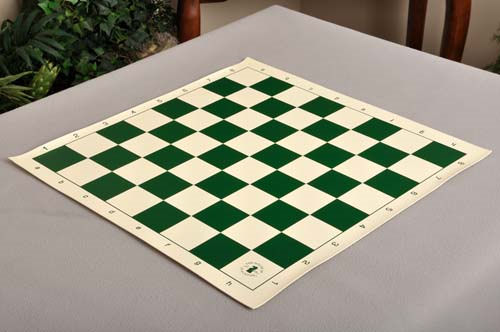
//> input picture trunk/src/Tests/CameraCalibration/cheesboard.jpg, 500 x 332 px, given in place of test01_reg.wmv, which was not available
$ ./test   (built with g++ and OpenCV 4)
//> lines starting //> are read from the running program, lines starting //| are printed output that depends on the picture; pictures that were not available may be replaced by others from this repository, and a replacement may not be noted
// [24 lines of licence text are left out]

#include <cv.h>
#include <highgui.h>
#include <iostream>


using namespace cv;

int main(int, char**)
{
    VideoCapture cap("/home/agustin/facu/tesis/VideosMuestra/test01_reg.wmv"); // open the default camera
    //VideoCapture cap(0);
	if(!cap.isOpened()){
    	// check if we succeeded
    	std::cout << "There are no cammera\n";
    	return -1;
    }

	std::cout << "SetWidth: " << cap.set(CV_CAP_PROP_FRAME_WIDTH, 1280) << std::endl;
	std::cout << "SetHeight " << cap.set(CV_CAP_PROP_FRAME_HEIGHT, 720) << std::endl;
	double h = cap.get(CV_CAP_PROP_FRAME_HEIGHT);
	std::cout << "Height: " << h << std::endl;
	h = cap.get(CV_CAP_PROP_FRAME_WIDTH);
	std::cout << "Width: " << h << std::endl;


    Mat edges;
    double duration = 0;
    double elapsedTime = 0;
    int nFrames = 0;
    namedWindow("edges",1);
    for(;;)
    {
    	duration = static_cast<double>(cv::getTickCount());
        Mat frame;

        cap >> frame; // get a new frame from camera
//> frame is the input picture: 332 rows x 500 cols, CV_8UC3; mean B, G, R 129.7, 146.6, 148.1
        cvtColor(frame, edges, CV_BGR2GRAY);
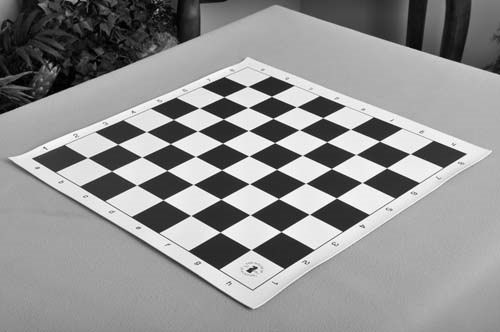
//> edges: 332 rows x 500 cols, CV_8UC1; min 0, max 253, mean 145.2
        GaussianBlur(edges, edges, Size(7,7), 1.5, 1.5);
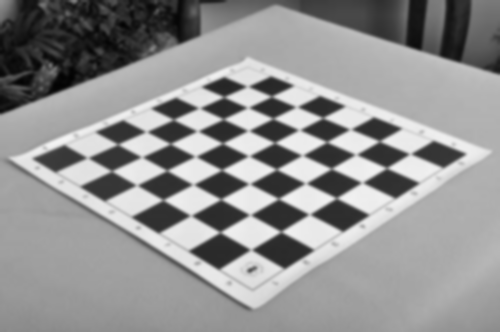
//> edges: 332 rows x 500 cols, CV_8UC1; min 3, max 243, mean 145.2
        Canny(edges, edges, 80, 200, 3);
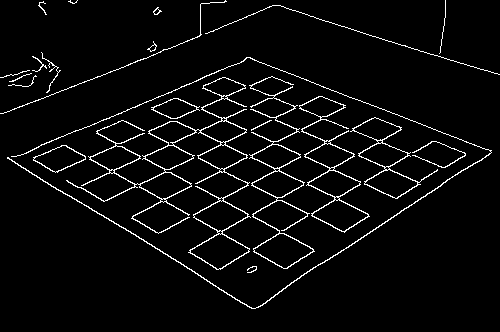
//> edges: 332 rows x 500 cols, CV_8UC1; 4.3% white in thin lines or dots

//> (the run ends here: the program needs code that is not available in this run, at `paintOfGreen(edges);`)
